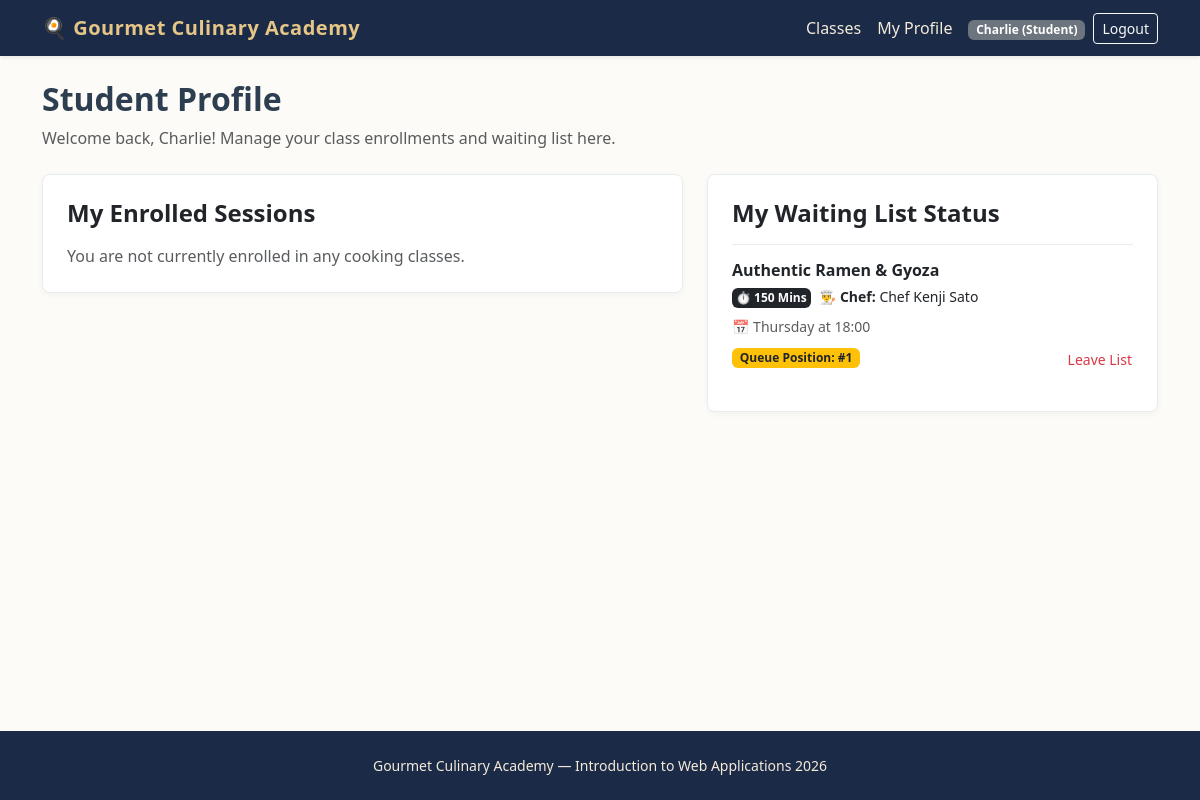
Page /student/profile (signed in) on the earlier database version.
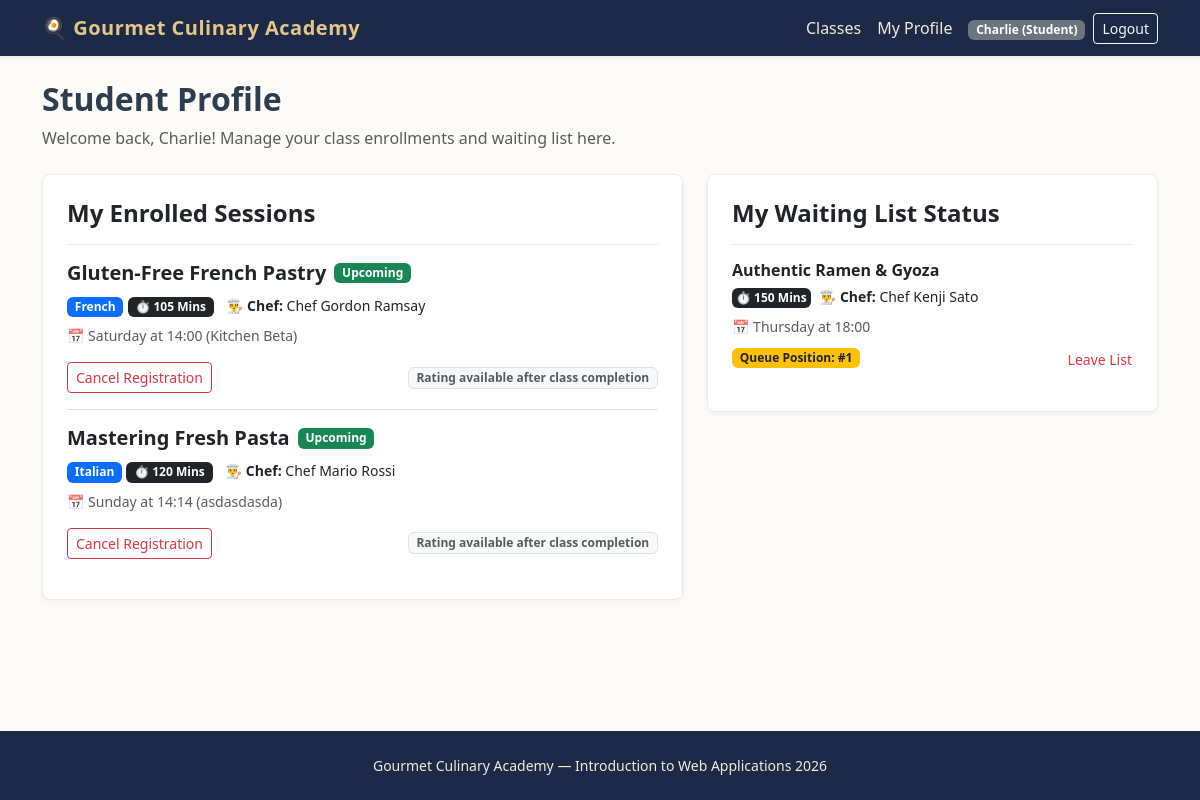
Same page on the later database version.
### tables this page shows
CREATE TABLE users (
    id INTEGER PRIMARY KEY AUTOINCREMENT,
    email TEXT UNIQUE NOT NULL,
    first_name TEXT NOT NULL,
    last_name TEXT NOT NULL,
    password TEXT NOT NULL,
    role TEXT NOT NULL CHECK(role IN ('Manager', 'Student'))
);

CREATE TABLE waiting_list (
    id INTEGER PRIMARY KEY AUTOINCREMENT,
    student_id INTEGER NOT NULL,
    session_id INTEGER NOT NULL,
    joined_at TIMESTAMP DEFAULT CURRENT_TIMESTAMP,
    FOREIGN KEY (student_id) REFERENCES users(id) ON DELETE CASCADE,
    FOREIGN KEY (session_id) REFERENCES class_sessions(id) ON DELETE CASCADE,
    UNIQUE(student_id, session_id)
);

CREATE TABLE cooking_classes (
    id INTEGER PRIMARY KEY AUTOINCREMENT,
    manager_id INTEGER NOT NULL,
    title TEXT NOT NULL UNIQUE,
    cuisine TEXT NOT NULL,
    difficulty TEXT NOT NULL CHECK(difficulty IN ('Beginner', 'Intermediate', 'Advanced')),
    duration INTEGER NOT NULL,
    dietary_category TEXT NOT NULL CHECK(dietary_category IN ('Standard', 'Vegetarian', 'Vegan', 'Gluten-free')),
    chef_name TEXT NOT NULL,
    ingredients TEXT NOT NULL, -- Virgülle ayrılmış en az 4 malzeme
    description TEXT NOT NULL,
    photo_1 TEXT NOT NULL,
    photo_2 TEXT NOT NULL,
    photo_3 TEXT NOT NULL,
    FOREIGN KEY (manager_id) REFERENCES users(id) ON DELETE CASCADE
);

CREATE TABLE class_sessions (
    id INTEGER PRIMARY KEY AUTOINCREMENT,
    class_id INTEGER NOT NULL,
    day_of_week TEXT NOT NULL CHECK(day_of_week IN ('Monday', 'Tuesday', 'Wednesday', 'Thursday', 'Friday', 'Saturday', 'Sunday')),
    start_time TEXT NOT NULL, -- HH:MM formatında
    kitchen_name TEXT NOT NULL,
    max_capacity INTEGER NOT NULL DEFAULT 10,
    FOREIGN KEY (class_id) REFERENCES cooking_classes(id) ON DELETE CASCADE
);

CREATE TABLE enrollments (
    id INTEGER PRIMARY KEY AUTOINCREMENT,
    student_id INTEGER NOT NULL,
    session_id INTEGER NOT NULL,
    FOREIGN KEY (student_id) REFERENCES users(id) ON DELETE CASCADE,
    FOREIGN KEY (session_id) REFERENCES class_sessions(id) ON DELETE CASCADE,
    UNIQUE(student_id, session_id)
);

### routes/student_routes.py (the view)
@student_bp.route("/profile")
@login_required
def profile():
    raw_enrollments = get_student_enrollments(current_user.id)
    waiting_sessions = get_student_waiting_list(current_user.id)
    processed_enrollments = []
    for item in raw_enrollments:
        enroll_data = dict(item)
        day = enroll_data.get("day_of_week")
        time_str = enroll_data.get("start_time")
        enroll_data["is_past"] = is_session_past(day, time_str)
        enroll_data["can_cancel"] = can_cancel_enrollment(day, time_str)
        processed_enrollments.append(enroll_data)
    return render_template(
        "student/profile.html",
        enrollments=processed_enrollments,
        waiting_sessions=waiting_sessions,
    )

### app.py (called while the page is built)
@app.after_request
def add_header(response):
    response.headers["Cache-Control"] = (
        "no-store, no-cache, must-revalidate, post-check=0, pre-check=0, max-age=0"
    )
    response.headers["Pragma"] = "no-cache"
    response.headers["Expires"] = "-1"
    return response

@login_manager.user_loader
def load_user(user_id):
    row = get_user_by_id(user_id)
    if row:
        return User(
            user_id=row["id"],
            email=row["email"],
            first_name=row["first_name"],
            last_name=row["last_name"],
            role=row["role"]
        )
    return None

### dao/enrollment_dao.py (called while the page is built)
def get_student_waiting_list(student_id):
    conn = get_db()
    cursor = conn.cursor()
    cursor.execute(
        """
        SELECT w.id AS waiting_id, w.session_id, s.day_of_week, s.start_time,
               c.title AS class_title, c.chef_name, c.duration,
               (
                   SELECT COUNT(*) + 1
                   FROM waiting_list w2
                   WHERE w2.session_id = w.session_id AND w2.joined_at < w.joined_at
               ) AS position
        FROM waiting_list w
        JOIN class_sessions s ON w.session_id = s.id
        JOIN cooking_classes c ON s.class_id = c.id
        WHERE w.student_id = ?
        ORDER BY w.joined_at ASC
    """,
        (student_id,),
    )
    waiting_list = cursor.fetchall()
    close_db(conn)
    return waiting_list

### dao/user_dao.py (called while the page is built)
def get_user_by_id(user_id):
    conn = get_db()
    cursor = conn.cursor()
    cursor.execute("SELECT * FROM users WHERE id = ?", (user_id,))
    user = cursor.fetchone()
    close_db(conn)
    return user

### database/database.py (called while the page is built)
def get_db():
    conn = sqlite3.connect(DATABASE, timeout=10.0)
    conn.row_factory = sqlite3.Row
    conn.execute("PRAGMA foreign_keys = ON")
    return conn

### routes/student_routes.py (called while the page is built)
@student_bp.before_request
@login_required
def check_student_role():
    if current_user.role != "Student":
        flash("Access denied. Student privileges required.", "danger")
        return redirect(url_for("home.index"))

### utils.py (called while the page is built)
def can_cancel_enrollment(session_day, session_start_time):
    now = datetime.now()
    session_dt = get_next_session_datetime(session_day, session_start_time)
    if now >= session_dt:
        return False
    time_difference = session_dt - now
    return time_difference.total_seconds() >= 12 * 3600

def is_session_past(session_day, session_start_time):
    now = datetime.now()
    session_dt = get_next_session_datetime(session_day, session_start_time)
    return now > session_dt

### templates/student/profile.html (shortened to what this page needs)
{% extends "base.html" %}
{% block content %}
<header class="mb-4">
    <h1 class="h2 fw-bold">Student Profile</h1>
    <p class="text-muted">Welcome back, {{ current_user.first_name }}! Manage your class enrollments and waiting list here.</p>
</header>
<div class="row g-4">
    <section class="col-lg-7">
        <div class="card card-culinary p-4 mb-4">
            <h2 class="h4 fw-bold mb-3">My Enrolled Sessions</h2>
            {% if enrollments %}
                <div class="list-group list-group-flush">
                    {% for e in enrollments %}
                        <div class="list-group-item bg-transparent px-0 py-3 {{ 'opacity-75' if e.is_past else '' }}">
                            <div class="d-flex justify-content-between align-items-start mb-2">
                                <div>
                                    <div class="d-flex align-items-center gap-2 mb-1">
                                        <h3 class="h5 fw-bold mb-0">{{ e.class_title }}</h3>
                                        {% if e.is_past %}
                                            <span class="badge bg-secondary">Completed</span>
                                        {% else %}
                                            <span class="badge bg-success">Upcoming</span>
                                        {% endif %}
                                    </div>
                                    <div class="mb-2 mt-2">
                                        <span class="badge bg-primary">{{ e.cuisine }}</span>
                                        {% if e.duration %}
                                            <span class="badge bg-dark">⏱️ {{ e.duration }} Mins</span>
                                        {% endif %}
                                        <span class="small text-dark ms-2">👨‍🍳 <strong>Chef:</strong> {{ e.chef_name }}</span>
                                    </div>
                                    <div class="text-muted small">
                                        📅 {{ e.day_of_week }} at {{ e.start_time[:5] if e.start_time else e.start_time }} ({{ e.kitchen_name }})
                                    </div>
                                </div>
                            </div>
                            <div class="d-flex justify-content-between align-items-center mt-3 flex-wrap gap-2">
                                {% if e.is_past %}
                                    <span class="text-muted small"><i>Session completed</i></span>
                                    {% if e.user_score %}
                                        <span class="badge bg-info text-dark">Your Rating: ⭐ {{ e.user_score }}/5</span>
                                    {% else %}
                                        <form method="post" action="{{ url_for('student.rate_session', session_id=e.session_id) }}" class="d-flex align-items-center gap-1">
                                            <select name="score" class="form-select form-select-sm" required>
                                                <option value="" disabled selected>Rate Class</option>
                                                <option value="5">5 ⭐⭐⭐⭐⭐</option>
                                                <option value="4">4 ⭐⭐⭐⭐</option>
                                                <option value="3">3 ⭐⭐⭐</option>
                                                <option value="2">2 ⭐⭐</option>
                                                <option value="1">1 ⭐</option>
                                            </select>
                                            <button type="submit" class="btn btn-sm btn-warning">Submit</button>
                                        </form>
                                    {% endif %}
                                {% else %}
                                    <form method="post" action="{{ url_for('student.cancel', session_id=e.session_id) }}">
                                        <button type="submit" class="btn btn-sm btn-outline-danger" onclick="return confirm('Are you sure you want to cancel this enrollment?')">Cancel Registration</button>
                                    </form>
                                    <span class="badge bg-light text-muted border">Rating available after class completion</span>
                                {% endif %}
                            </div>
                        </div>
                    {% endfor %}
                </div>
            {% else %}
                <p class="text-muted mb-0">You are not currently enrolled in any cooking classes.</p>
            {% endif %}
        </div>
    </section>
    <section class="col-lg-5">
        <div class="card card-culinary p-4">
            <h2 class="h4 fw-bold mb-3">My Waiting List Status</h2>
            {% if waiting_sessions %}
                <div class="list-group list-group-flush">
                    {% for w in waiting_sessions %}
                        <div class="list-group-item bg-transparent px-0 py-3">
                            <h3 class="h6 fw-bold mb-1">{{ w.class_title }}</h3>
                            <div class="mb-2">
                                {% if w.duration %}
                                    <span class="badge bg-dark small p-1">⏱️ {{ w.duration }} Mins</span>
                                {% endif %}
                                <span class="small text-dark ms-1">👨‍🍳 <strong>Chef:</strong> {{ w.chef_name }}</span>
                            </div>
                            <p class="small text-muted mb-2">📅 {{ w.day_of_week }} at {{ w.start_time[:5] if w.start_time else w.start_time }}</p>
                            <div class="d-flex justify-content-between align-items-center">
                                <span class="badge bg-warning text-dark">Queue Position: #{{ w.position }}</span>
                                <form method="post" action="{{ url_for('student.leave_waiting', session_id=w.session_id) }}">
                                    <button type="submit" class="btn btn-sm btn-link text-danger p-0 text-decoration-none">Leave List</button>
                                </form>
                            </div>
                        </div>
                    {% endfor %}
                </div>
            {% else %}
                <p class="text-muted mb-0">You are not on any waiting lists.</p>
            {% endif %}
        </div>
    </section>
</div>
{% endblock %}

### templates/base.html (shortened to what this page needs)
<!DOCTYPE html>
<html lang="en">
<head>
    <link href="https://cdn.jsdelivr.net/npm/bootstrap@5.3.3/dist/css/bootstrap.min.css" rel="stylesheet">
    <link rel="stylesheet" href="{{ url_for('static', filename='css/style.css') }}">
</head>
<body>
    <header>
        <nav class="navbar navbar-expand-lg navbar-dark bg-culinary shadow-sm">
            <div class="container">
                <a class="navbar-brand" href="{{ url_for('home.index') }}">🍳 Gourmet Culinary Academy</a>
                <section class="collapse navbar-collapse" id="mainNav">
                    <ul class="navbar-nav ms-auto align-items-center">
                        <li class="nav-item">
                            <a class="nav-link" href="{{ url_for('home.index') }}">Classes</a>
                        </li>
                        {% if current_user.is_authenticated %}
                            {% if current_user.role == 'Manager' %}
                                <li class="nav-item">
                                    <a class="nav-link" href="{{ url_for('manager.dashboard') }}">Dashboard</a>
                                </li>
                                <li class="nav-item">
                                    <a class="nav-link" href="{{ url_for('manager.create_class') }}">New Class</a>
                                </li>
                            {% else %}
                                <li class="nav-item">
                                    <a class="nav-link" href="{{ url_for('student.profile') }}">My Profile</a>
                                </li>
                            {% endif %}
                            <li class="nav-item ms-lg-2">
                                <span class="badge bg-secondary">{{ current_user.first_name }} ({{ current_user.role }})</span>
                            </li>
                            <li class="nav-item ms-lg-2">
                                <a class="btn btn-sm btn-outline-light" href="{{ url_for('auth.logout') }}">Logout</a>
                            </li>
                        {% endif %}
                    </ul>
                </section>
            </div>
        </nav>
    </header>
    <main class="container py-4">
        {% block content %}{% endblock %}
    </main>
    <footer class="site-footer text-center py-4 mt-auto">
        <div class="container">
            <p class="mb-0 small">Gourmet Culinary Academy — Introduction to Web Applications 2026</p>
        </div>
    </footer>
</body>
</html>

### static/css/style.css (style rules this page uses)
body { background-color: #fdfbf7; color: #2c3e50; font-family: "Segoe UI", Tahoma, Geneva, Verdana, sans-serif; min-height: 100vh; display: flex; flex-direction: column; }
main { flex: 1; }
.bg-culinary { background-color: #1b2a47; }
.navbar-dark .navbar-brand { color: #e6c687; font-weight: 700; letter-spacing: 0.5px; }
.navbar-dark .nav-link { color: #f4ebd9; }
.card-culinary { border: 1px solid #e9ecef; border-radius: 8px; transition: transform 0.15s ease, box-shadow 0.15s ease; box-shadow: 0 2px 6px rgba(0,0,0,0.04); }
.site-footer { background-color: #1b2a47; color: #f4ebd9; }

Differences in the rows shown:
added enrollments: class_title "Gluten-Free French Pastry", cuisine "French", duration "105", chef_name "Chef Gordon Ramsay", day_of_week "Saturday", start_time "14:00", kitchen_name "Kitchen Beta"
added enrollments: class_title "Mastering Fresh Pasta", cuisine "Italian", duration "120", chef_name "Chef Mario Rossi", day_of_week "Sunday", start_time "14:14", kitchen_name "asdasdasda"
Other differences:
text no longer shown: "You are not currently enrolled in any cooking classes."
